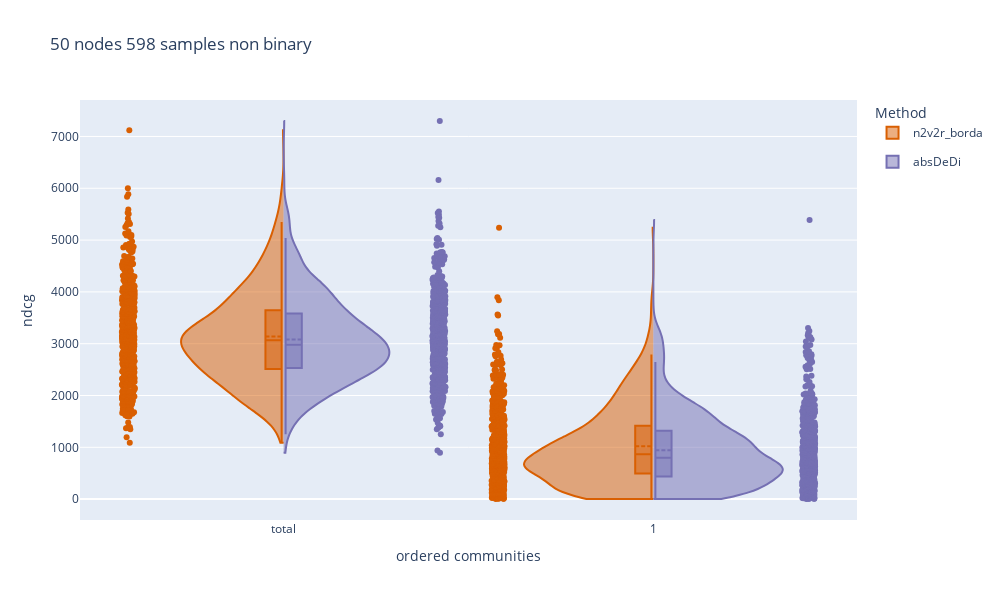
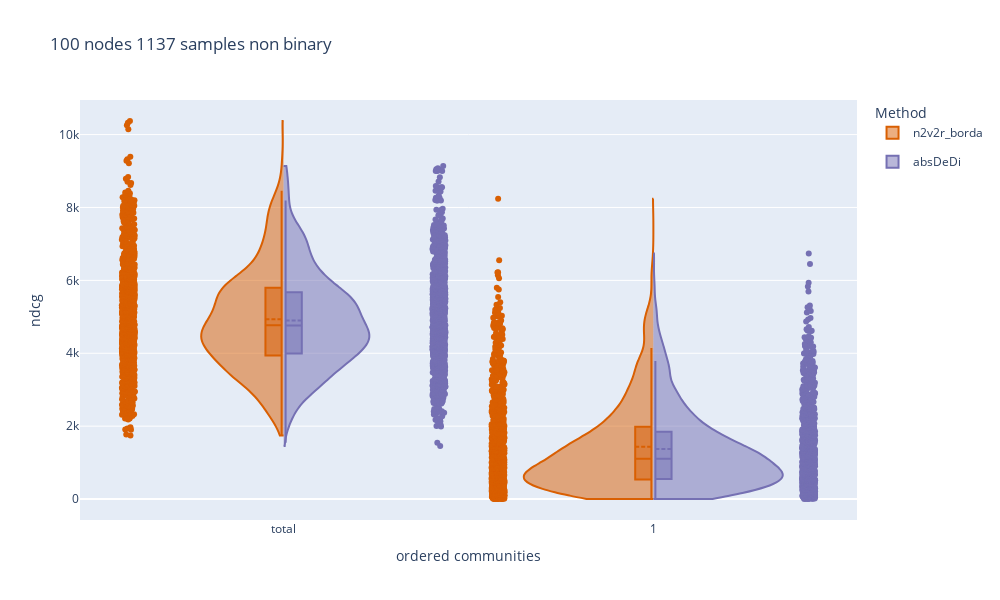
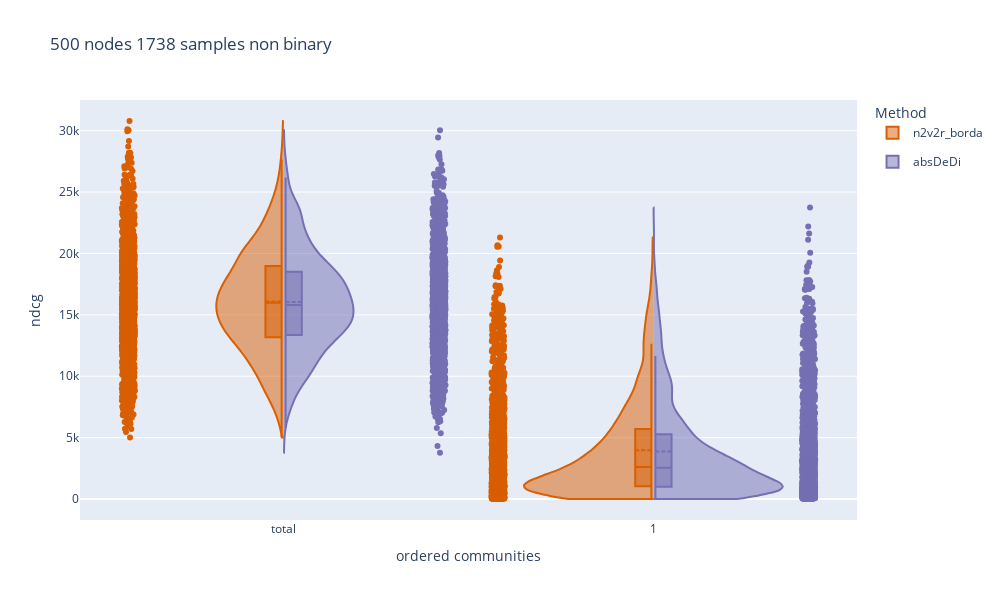
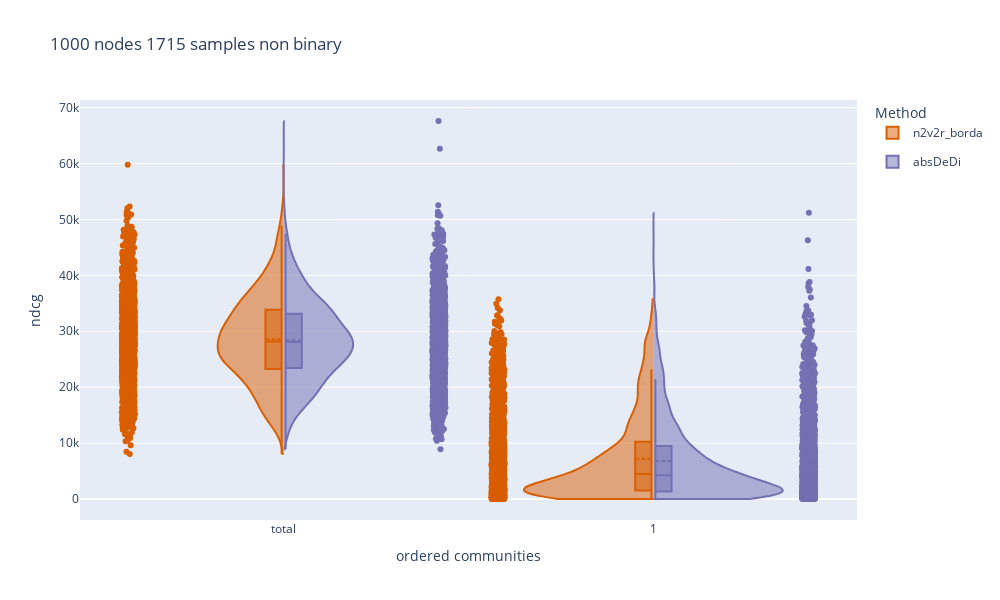

The code cell stored with these charts, in order, in its notebook:
### Code cell
import plotly.graph_objects as go


num_nodes = [50, 100, 500, 1000, 5000]
num_com = 10


for i in range(len(num_nodes)):
    ndcgs = np.concatenate((list_all_n2v2r_non_binary[i],list_all_n2v2r_borda_non_binary[i],list_all_absDeDi_non_binary[i]), axis=None)
    num_models = len(list_all_n2v2r_non_binary[i])
    method_indicator = (['n2v2r'] * ((num_com+1)*num_models) ) + (['n2v2r_borda'] * ((num_com+1)*num_models)) + (['absDeDi'] * ((num_com+1)*num_models))
    comms = [str(i) for i in range(1,num_com+1)]
    comms.insert(0,"total")

    comms_indicator = (comms * 3)*num_models

    df = pd.DataFrame(list(zip(ndcgs,  method_indicator, comms_indicator)),
                columns =['ndcgs', 'method', 'ordered communities'])
    
    df = df[((df['ordered communities']=='total') | (df['ordered communities']=='1'))]


    # fig = px.violin(df_restr, x="ordered communities", y="ndcgs", 
    #             color='method',  box=True, 
    #             height=400,  title= f'{num_nodes[i]} samples non binary',  color_discrete_sequence = ['#1b9e77','#d95f02','#7570b3'])



    # fig.show()

    fig = go.Figure()

    fig.add_trace(go.Violin(x=df['ordered communities'][ df['method'] == 'n2v2r_borda' ],
                            y=df['ndcgs'][ df['method'] == 'n2v2r_borda' ],
                            legendgroup='n2v2r_borda', scalegroup='n2v2r_borda', name='n2v2r_borda',
                            side='negative',
                            pointpos=-1.2,
                            line_color='#d95f02')
                )
    fig.add_trace(go.Violin(x=df['ordered communities'][ df['method'] == 'absDeDi' ],
                            y=df['ndcgs'][ df['method'] == 'absDeDi' ],
                            legendgroup='absDeDi', scalegroup='absDeDi', name='absDeDi',
                            side='positive',
                            pointpos=1.2,

                            line_color='#7570b3')
                )
                
    fig.update_traces(meanline_visible=True,spanmode = 'hard', box_visible=True,points='all', # show all points
                  jitter=0.05,)
    fig.update_layout(violingap=0, violinmode='overlay', title=f'{num_nodes[i]} nodes {num_models} samples non binary',
    xaxis_title="ordered communities",
    yaxis_title="ndcg",
    legend_title="Method",width=1000,
    height=600)

    fig.show()

### Figure 1 — Plotly figure (JSON) as saved in the notebook; plotly's stock layout.template omitted (floating-point values rounded to 4 significant figures; data arrays with more than 128 entries replaced by an {"elided": "..."} marker saying what was removed)
{"data": [{"box": {"visible": true}, "jitter": 0.05, "legendgroup": "n2v2r_borda", "line": {"color": "#d95f02"}, "meanline": {"visible": true}, "name": "n2v2r_borda", "pointpos": -1.2, "points": "all", "scalegroup": "n2v2r_borda", "side": "negative", "spanmode": "hard", "type": "violin", "x": {"elided": "1196 str values"}, "y": {"elided": "1196 float values"}}, {"box": {"visible": true}, "jitter": 0.05, "legendgroup": "absDeDi", "line": {"color": "#7570b3"}, "meanline": {"visible": true}, "name": "absDeDi", "pointpos": 1.2, "points": "all", "scalegroup": "absDeDi", "side": "positive", "spanmode": "hard", "type": "violin", "x": {"elided": "1196 str values"}, "y": {"elided": "1196 float values"}}], "layout": {"height": 600, "legend": {"title": {"text": "Method"}}, "title": {"text": "50 nodes 598 samples non binary"}, "violingap": 0, "violinmode": "overlay", "width": 1000, "xaxis": {"title": {"text": "ordered communities"}}, "yaxis": {"title": {"text": "ndcg"}}}}

### Figure 2 — Plotly figure (JSON) as saved in the notebook; plotly's stock layout.template omitted (floating-point values rounded to 4 significant figures; data arrays with more than 128 entries replaced by an {"elided": "..."} marker saying what was removed)
{"data": [{"box": {"visible": true}, "jitter": 0.05, "legendgroup": "n2v2r_borda", "line": {"color": "#d95f02"}, "meanline": {"visible": true}, "name": "n2v2r_borda", "pointpos": -1.2, "points": "all", "scalegroup": "n2v2r_borda", "side": "negative", "spanmode": "hard", "type": "violin", "x": {"elided": "2274 str values"}, "y": {"elided": "2274 float values"}}, {"box": {"visible": true}, "jitter": 0.05, "legendgroup": "absDeDi", "line": {"color": "#7570b3"}, "meanline": {"visible": true}, "name": "absDeDi", "pointpos": 1.2, "points": "all", "scalegroup": "absDeDi", "side": "positive", "spanmode": "hard", "type": "violin", "x": {"elided": "2274 str values"}, "y": {"elided": "2274 float values"}}], "layout": {"height": 600, "legend": {"title": {"text": "Method"}}, "title": {"text": "100 nodes 1137 samples non binary"}, "violingap": 0, "violinmode": "overlay", "width": 1000, "xaxis": {"title": {"text": "ordered communities"}}, "yaxis": {"title": {"text": "ndcg"}}}}

### Figure 3 — Plotly figure (JSON) as saved in the notebook; plotly's stock layout.template omitted (floating-point values rounded to 4 significant figures; data arrays with more than 128 entries replaced by an {"elided": "..."} marker saying what was removed)
{"data": [{"box": {"visible": true}, "jitter": 0.05, "legendgroup": "n2v2r_borda", "line": {"color": "#d95f02"}, "meanline": {"visible": true}, "name": "n2v2r_borda", "pointpos": -1.2, "points": "all", "scalegroup": "n2v2r_borda", "side": "negative", "spanmode": "hard", "type": "violin", "x": {"elided": "3476 str values"}, "y": {"elided": "3476 float values"}}, {"box": {"visible": true}, "jitter": 0.05, "legendgroup": "absDeDi", "line": {"color": "#7570b3"}, "meanline": {"visible": true}, "name": "absDeDi", "pointpos": 1.2, "points": "all", "scalegroup": "absDeDi", "side": "positive", "spanmode": "hard", "type": "violin", "x": {"elided": "3476 str values"}, "y": {"elided": "3476 float values"}}], "layout": {"height": 600, "legend": {"title": {"text": "Method"}}, "title": {"text": "500 nodes 1738 samples non binary"}, "violingap": 0, "violinmode": "overlay", "width": 1000, "xaxis": {"title": {"text": "ordered communities"}}, "yaxis": {"title": {"text": "ndcg"}}}}

### Figure 4 — Plotly figure (JSON) as saved in the notebook; plotly's stock layout.template omitted (floating-point values rounded to 4 significant figures; data arrays with more than 128 entries replaced by an {"elided": "..."} marker saying what was removed)
{"data": [{"box": {"visible": true}, "jitter": 0.05, "legendgroup": "n2v2r_borda", "line": {"color": "#d95f02"}, "meanline": {"visible": true}, "name": "n2v2r_borda", "pointpos": -1.2, "points": "all", "scalegroup": "n2v2r_borda", "side": "negative", "spanmode": "hard", "type": "violin", "x": {"elided": "3430 str values"}, "y": {"elided": "3430 float values"}}, {"box": {"visible": true}, "jitter": 0.05, "legendgroup": "absDeDi", "line": {"color": "#7570b3"}, "meanline": {"visible": true}, "name": "absDeDi", "pointpos": 1.2, "points": "all", "scalegroup": "absDeDi", "side": "positive", "spanmode": "hard", "type": "violin", "x": {"elided": "3430 str values"}, "y": {"elided": "3430 float values"}}], "layout": {"height": 600, "legend": {"title": {"text": "Method"}}, "title": {"text": "1000 nodes 1715 samples non binary"}, "violingap": 0, "violinmode": "overlay", "width": 1000, "xaxis": {"title": {"text": "ordered communities"}}, "yaxis": {"title": {"text": "ndcg"}}}}
